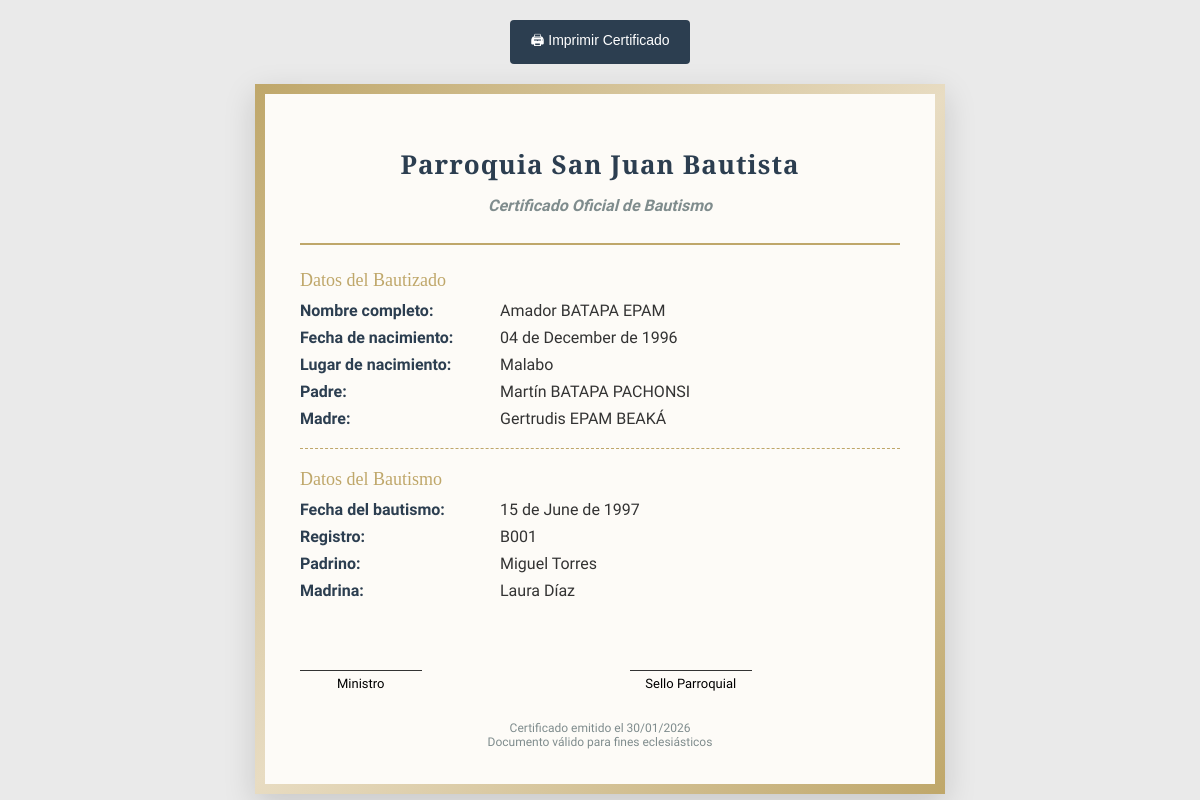
The app's page /imprimir_bautismo.php?id=1 (signed in) with its own data.
### tables this page shows
CREATE TABLE `bautismo` (
  `id_bautismo` int(11) NOT NULL,
  `registro` varchar(50) DEFAULT NULL,
  `id_feligres` int(11) DEFAULT NULL,
  `fecha` date DEFAULT NULL,
  `padrino` varchar(150) DEFAULT NULL,
  `madrina` varchar(150) DEFAULT NULL,
  `id_ministro` int(11) DEFAULT NULL,
  `id_parroquia` int(11) DEFAULT NULL
);

CREATE TABLE `feligres` (
  `id_feligres` int(11) NOT NULL,
  `nombre_completo` varchar(150) NOT NULL,
  `nombre_padre` varchar(150) DEFAULT NULL,
  `nombre_madre` varchar(150) DEFAULT NULL,
  `fecha_nacimiento` date DEFAULT NULL,
  `lugar_nacimiento` varchar(150) DEFAULT NULL
);

### imprimir_bautismo.php (the view, shortened to what this page needs)
<?php
$database = new Database();
$db = $database->getConnection();
$id_bautismo = $_GET['id'] ?? 0;
$query = "
    SELECT
        b.id_bautismo,
        b.registro,
        b.fecha AS fecha_bautismo,
        b.padrino,
        b.madrina,
        f.nombre_completo,
        f.nombre_padre,
        f.nombre_madre,
        f.fecha_nacimiento,
        f.lugar_nacimiento
    FROM bautismo b
    INNER JOIN feligres f ON b.id_feligres = f.id_feligres
    WHERE b.id_bautismo = :id
";
$stmt = $db->prepare($query);
$stmt->bindParam(':id', $id_bautismo, PDO::PARAM_INT);
$stmt->execute();
$bautismo = $stmt->fetch(PDO::FETCH_ASSOC);
function formatFecha($fecha) {
    return strftime('%d de %B de %Y', strtotime($fecha));
}
?>
<!DOCTYPE html>
<html lang="es">
<head>
</head>
<body>
<div class="print-controls">
    <button onclick="window.print()">🖨 Imprimir Certificado</button>
</div>
<div class="certificate">
    <div class="header">
        <h1>Parroquia San Juan Bautista</h1>
        <h2>Certificado Oficial de Bautismo</h2>
    </div>
    <div class="section">
        <div class="section-title">Datos del Bautizado</div>
        <div class="row">
            <div class="label">Nombre completo:</div>
            <div class="value"><?= htmlspecialchars($bautismo['nombre_completo']) ?></div>
        </div>
        <div class="row">
            <div class="label">Fecha de nacimiento:</div>
            <div class="value"><?= formatFecha($bautismo['fecha_nacimiento']) ?></div>
        </div>
        <div class="row">
            <div class="label">Lugar de nacimiento:</div>
            <div class="value"><?= htmlspecialchars($bautismo['lugar_nacimiento']) ?></div>
        </div>
        <div class="row">
            <div class="label">Padre:</div>
            <div class="value"><?= htmlspecialchars($bautismo['nombre_padre']) ?></div>
        </div>
        <div class="row">
            <div class="label">Madre:</div>
            <div class="value"><?= htmlspecialchars($bautismo['nombre_madre']) ?></div>
        </div>
    </div>
    <div class="divider"></div>
    <div class="section">
        <div class="section-title">Datos del Bautismo</div>
        <div class="row">
            <div class="label">Fecha del bautismo:</div>
            <div class="value"><?= formatFecha($bautismo['fecha_bautismo']) ?></div>
        </div>
        <div class="row">
            <div class="label">Registro:</div>
            <div class="value"><?= htmlspecialchars($bautismo['registro']) ?></div>
        </div>
        <div class="row">
            <div class="label">Padrino:</div>
            <div class="value"><?= htmlspecialchars($bautismo['padrino']) ?></div>
        </div>
        <div class="row">
            <div class="label">Madrina:</div>
            <div class="value"><?= htmlspecialchars($bautismo['madrina']) ?></div>
        </div>
    </div>
    <div class="signature">
        <div>
            <div class="signature-line">Ministro</div>
        </div>
        <div>
            <div class="signature-line">Sello Parroquial</div>
        </div>
    </div>
    <div class="footer">
        Certificado emitido el <?= date('d/m/Y') ?><br>
        Documento válido para fines eclesiásticos
    </div>
</div>
</body>
</html>

### imprimir_bautismo.php (style rules this page uses)
:root { --gold: #bfa76a; --blue: #2c3e50; --gray: #7f8c8d; --paper: #fdfbf7; }
body { background:#eaeaea; font-family:'Source Sans Pro', sans-serif; }
.print-controls { text-align:center; margin:20px; }
.print-controls button { background:var(--blue); color:white; border:none; padding:10px 20px; border-radius:4px; cursor:pointer; font-size:14px; }
.certificate { width:600px; margin:0 auto; background:var(--paper); padding:35px; border:10px solid transparent; background: linear-gradient(var(--paper),var(--paper)) padding-box, linear-gradient(135deg,var(--gold),#e8dcc2,var(--gold)) border-box; box-shadow:0 10px 30px rgba(0,0,0,.15); }
.header { text-align:center; border-bottom:2px solid var(--gold); padding-bottom:15px; margin-bottom:25px; }
.header h1 { font-family:'Playfair Display', serif; color:var(--blue); font-size:26px; margin-bottom:5px; letter-spacing:1px; }
.header h2 { font-size:16px; color:var(--gray); font-style:italic; }
.section { margin-bottom:20px; }
.section-title { font-family:'Playfair Display', serif; color:var(--gold); font-size:18px; margin-bottom:10px; }
.row { display:flex; margin-bottom:8px; }
.label { width:200px; font-weight:600; color:var(--blue); }
.value { color:#333; }
.divider { border-top:1px dashed var(--gold); margin:20px 0; }
.footer { margin-top:30px; text-align:center; font-size:12px; color:var(--gray); }
.signature { margin-top:40px; display:flex; justify-content:space-between; }
.signature div { text-align:center; width:45%; }
.signature-line { border-top:1px solid #333; margin-top:30px; padding-top:5px; font-size:13px; }

### records on screen
bautismo: id_feligres.nombre_completo "Amador BATAPA EPAM", id_feligres.fecha_nacimiento "04 de December de 1996", id_feligres.lugar_nacimiento "Malabo", id_feligres.nombre_padre "Martín BATAPA PACHONSI", id_feligres.nombre_madre "Gertrudis EPAM BEAKÁ", fecha "15 de June de 1997", registro "B001", padrino "Miguel Torres", madrina "Laura Díaz"
